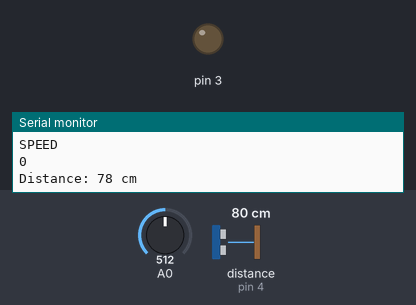
This sketch was run on a simulated Arduino Uno, built with avr-gcc and run on an emulated ATmega328P. Shown: output pins drawn as LEDs (lit = HIGH), the last lines printed to the serial monitor. Wiring (inferred from the names in the program): ultrasonic range finder: trigger pin 5; echo pin 4. The test bench sets the inputs (shaded band); at power-on: distance to the obstacle (sensor on pin 4) 80 cm, A0 = 512. The echo pulse lasts 58.3 µs per cm; pins used as bus, display or sensor lines are not drawn.

Above: at 1.3 s.
1.4 s: distance to the obstacle (sensor on pin 4) set to 17 cm
3.2 s: distance to the obstacle (sensor on pin 4) set to 13 cm
At 4.5 s:
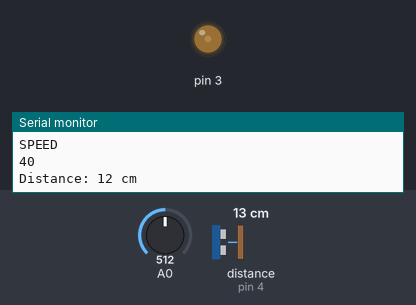
5.5 s: distance to the obstacle (sensor on pin 4) set to 2 cm
At 6.3 s:
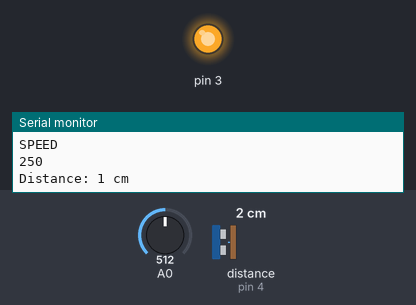
7.5 s: distance to the obstacle (sensor on pin 4) set to 5 cm
At 9.2 s:
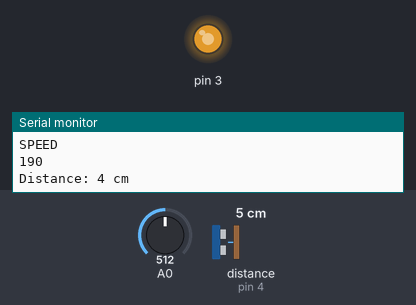
9.5 s: distance to the obstacle (sensor on pin 4) set to 8 cm
At 11.0 s:
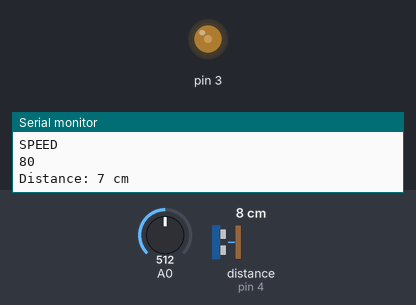
11.5 s: distance to the obstacle (sensor on pin 4) set to 4 cm
At 12.7 s:
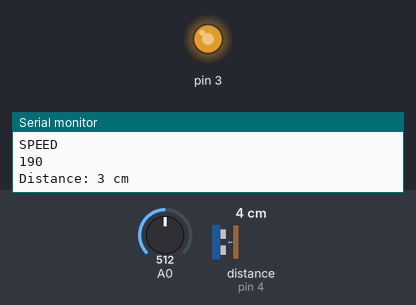
Timing chart, 0 to 14.5 s (numbered marks = the images above; inputs shaded):
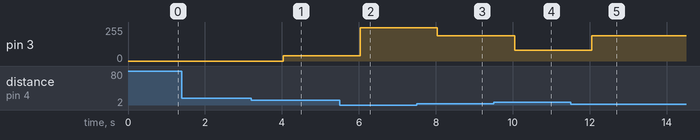

The sketch:

pidcontroltest.ino
```cpp
#define echoPin 4 // attach pin D2 Arduino to pin Echo of HC-SR04
#define trigPin 5 //attach pin D3 Arduino to pin Trig of HC-SR04

// defines variables
long duration; // variable for the duration of sound wave travel
int distance; // variable for the distance measurement

int speed; // variable for the distance measurement

//PID constants
double kp = 2;
double ki = 5;
double kd = 1;

unsigned long currentTime, previousTime;
double elapsedTime;
double error;
double lastError;
double input;
double output;
double SetPoint;
double cumError;
 double rateError;
void setup(){
      pinMode(trigPin, OUTPUT); // Sets the trigPin as an OUTPUT
      pinMode(echoPin, INPUT); // Sets the echoPin as an INPUT
      SetPoint = 0;                          //set point at zero degrees
       Serial.begin(9600);
}

void loop(){
   digitalWrite(trigPin, LOW);
  delayMicroseconds(2);
  // Sets the trigPin HIGH (ACTIVE) for 10 microseconds
  digitalWrite(trigPin, HIGH);
  delayMicroseconds(10);
  digitalWrite(trigPin, LOW);
  // Reads the echoPin, returns the sound wave travel time in microseconds
  duration = pulseIn(echoPin, HIGH);
  // Calculating the distance
  distance = duration * 0.034 / 2; // Speed of sound wave divided by 2 (go and back)
  // Displays the distance on the Serial Monitor
  Serial.print("Distance: ");

  Serial.print(distance);
  Serial.println(" cm");
        input = analogRead(A0);                //read from rotary encoder connected to A0
        output = computePID(input);
        delay(500);

        if(distance>100){
        speed = 0;
        }
        if(distance<14){
        speed = 40;
        }
        if(distance<12){
        speed = 70;
        }
        if(distance<10){
        speed = 80;
        }
        if(distance<6){
        speed = 190;
        }
        if(distance<3){
        speed = 250;
        }
        if(distance>500){
        speed = 250;
        }


        Serial.println("SPEED");
        Serial.println(speed);
        analogWrite(3, speed);                //control the motor based on PID value


}

double computePID(double inp){
        currentTime = millis();                //get current time
        elapsedTime = (double)(currentTime - previousTime);        //compute time elapsed from previous computation

        error = SetPoint - inp;                                // determine error
        cumError += error * elapsedTime;                // compute integral
        rateError = (error - lastError)/elapsedTime;   // compute derivative

        double out = kp*error + ki*cumError + kd*rateError;                //PID output

        lastError = error;                                //remember current error
        previousTime = currentTime;                        //remember current time

        return out;                                        //have function return the PID output
}
```

Measured:
- the behaviour switches between 3 and 4 cm on distance to the obstacle (sensor on pin 4) (found by bisection; images 2 and 3)
- the behaviour switches between 6 and 7 cm on distance to the obstacle (sensor on pin 4) (found by bisection; images 3 and 4)
- after the input at 3.2 s, pin 3: 0/255 → 40/255 after 0.83 s
- after the input at 5.5 s, pin 3: 40/255 → 250/255 after 0.54 s
- after the input at 7.5 s, pin 3: 250/255 → 190/255 after 0.54 s
- after the input at 9.5 s, pin 3: 190/255 → 80/255 after 0.55 s
- after the input at 11.5 s, pin 3: 80/255 → 190/255 after 0.55 s
